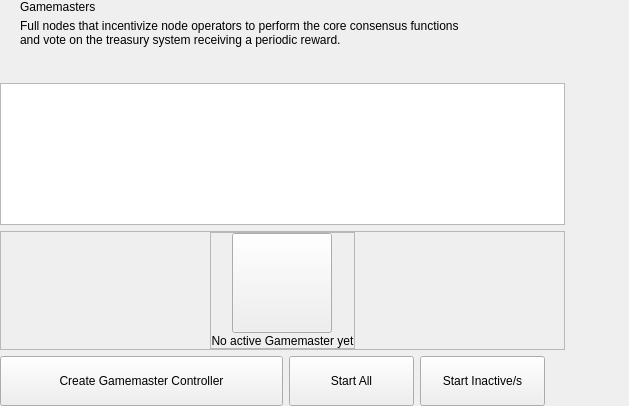
<?xml version="1.0" encoding="UTF-8"?>
<ui version="4.0">
 <class>GameMastersWidget</class>
 <widget class="QWidget" name="GameMastersWidget">
  <property name="geometry">
   <rect>
    <x>0</x>
    <y>0</y>
    <width>629</width>
    <height>406</height>
   </rect>
  </property>
  <property name="windowTitle">
   <string notr="true">N/A</string>
  </property>
  <layout class="QHBoxLayout" name="horizontalLayout_2" stretch="2,1">
   <property name="spacing">
    <number>0</number>
   </property>
   <property name="leftMargin">
    <number>0</number>
   </property>
   <property name="topMargin">
    <number>0</number>
   </property>
   <property name="rightMargin">
    <number>0</number>
   </property>
   <property name="bottomMargin">
    <number>0</number>
   </property>
   <item>
    <widget class="QWidget" name="left" native="true">
     <layout class="QVBoxLayout" name="verticalLayout_3">
      <property name="leftMargin">
       <number>0</number>
      </property>
      <property name="topMargin">
       <number>0</number>
      </property>
      <property name="rightMargin">
       <number>0</number>
      </property>
      <property name="bottomMargin">
       <number>0</number>
      </property>
      <item>
       <layout class="QVBoxLayout" name="verticalLayout_2">
        <property name="spacing">
         <number>6</number>
        </property>
        <item>
         <layout class="QHBoxLayout" name="horizontalLayout_3">
          <property name="spacing">
           <number>0</number>
          </property>
          <property name="leftMargin">
           <number>20</number>
          </property>
          <item>
           <layout class="QVBoxLayout" name="verticalLayout_8">
            <property name="spacing">
             <number>5</number>
            </property>
            <item>
             <widget class="QLabel" name="labelTitle">
              <property name="text">
               <string>Gamemasters</string>
              </property>
             </widget>
            </item>
            <item alignment="Qt::AlignTop">
             <widget class="QLabel" name="labelSubtitle1">
              <property name="text">
               <string>Full nodes that incentivize node operators to perform the core consensus functions
and vote on the treasury system receiving a periodic reward.</string>
              </property>
             </widget>
            </item>
           </layout>
          </item>
          <item>
           <spacer name="horizontalSpacer">
            <property name="orientation">
             <enum>Qt::Horizontal</enum>
            </property>
            <property name="sizeHint" stdset="0">
             <size>
              <width>40</width>
              <height>20</height>
             </size>
            </property>
           </spacer>
          </item>
         </layout>
        </item>
        <item>
         <spacer name="verticalSpacer_2">
          <property name="orientation">
           <enum>Qt::Vertical</enum>
          </property>
          <property name="sizeType">
           <enum>QSizePolicy::Fixed</enum>
          </property>
          <property name="sizeHint" stdset="0">
           <size>
            <width>20</width>
            <height>30</height>
           </size>
          </property>
         </spacer>
        </item>
        <item>
         <layout class="QVBoxLayout" name="verticalLayout_6"/>
        </item>
        <item>
         <widget class="QListView" name="listGm">
          <property name="mouseTracking">
           <bool>true</bool>
          </property>
         </widget>
        </item>
        <item>
         <widget class="QFrame" name="emptyContainer">
          <property name="minimumSize">
           <size>
            <width>0</width>
            <height>100</height>
           </size>
          </property>
          <property name="frameShape">
           <enum>QFrame::StyledPanel</enum>
          </property>
          <property name="frameShadow">
           <enum>QFrame::Raised</enum>
          </property>
          <layout class="QVBoxLayout" name="verticalLayout_7" stretch="1,8">
           <property name="spacing">
            <number>0</number>
           </property>
           <property name="leftMargin">
            <number>0</number>
           </property>
           <property name="topMargin">
            <number>0</number>
           </property>
           <property name="rightMargin">
            <number>0</number>
           </property>
           <property name="bottomMargin">
            <number>0</number>
           </property>
           <item>
            <spacer name="verticalSpacer">
             <property name="orientation">
              <enum>Qt::Vertical</enum>
             </property>
             <property name="sizeHint" stdset="0">
              <size>
               <width>20</width>
               <height>20</height>
              </size>
             </property>
            </spacer>
           </item>
           <item alignment="Qt::AlignHCenter|Qt::AlignVCenter">
            <widget class="QFrame" name="emptyScreen">
             <property name="sizePolicy">
              <sizepolicy hsizetype="Expanding" vsizetype="Expanding">
               <horstretch>0</horstretch>
               <verstretch>0</verstretch>
              </sizepolicy>
             </property>
             <property name="frameShape">
              <enum>QFrame::StyledPanel</enum>
             </property>
             <property name="frameShadow">
              <enum>QFrame::Raised</enum>
             </property>
             <layout class="QVBoxLayout" name="verticalLayout">
              <property name="spacing">
               <number>30</number>
              </property>
              <property name="leftMargin">
               <number>0</number>
              </property>
              <property name="topMargin">
               <number>0</number>
              </property>
              <property name="rightMargin">
               <number>0</number>
              </property>
              <property name="bottomMargin">
               <number>0</number>
              </property>
              <item alignment="Qt::AlignHCenter|Qt::AlignVCenter">
               <widget class="QPushButton" name="pushImgEmpty">
                <property name="minimumSize">
                 <size>
                  <width>100</width>
                  <height>100</height>
                 </size>
                </property>
                <property name="maximumSize">
                 <size>
                  <width>100</width>
                  <height>100</height>
                 </size>
                </property>
                <property name="focusPolicy">
                 <enum>Qt::NoFocus</enum>
                </property>
                <property name="text">
                 <string/>
                </property>
                <property name="iconSize">
                 <size>
                  <width>100</width>
                  <height>100</height>
                 </size>
                </property>
               </widget>
              </item>
              <item alignment="Qt::AlignHCenter|Qt::AlignVCenter">
               <widget class="QLabel" name="labelEmpty">
                <property name="styleSheet">
                 <string notr="true"/>
                </property>
                <property name="text">
                 <string>No active Gamemaster yet</string>
                </property>
                <property name="alignment">
                 <set>Qt::AlignCenter</set>
                </property>
               </widget>
              </item>
             </layout>
            </widget>
           </item>
          </layout>
         </widget>
        </item>
        <item>
         <layout class="QHBoxLayout" name="horizontalLayout_7">
          <property name="rightMargin">
           <number>20</number>
          </property>
          <item>
           <spacer name="horizontalSpacer_5">
            <property name="orientation">
             <enum>Qt::Horizontal</enum>
            </property>
            <property name="sizeType">
             <enum>QSizePolicy::Expanding</enum>
            </property>
            <property name="sizeHint" stdset="0">
             <size>
              <width>40</width>
              <height>20</height>
             </size>
            </property>
           </spacer>
          </item>
          <item>
           <widget class="QPushButton" name="pushButtonSave">
            <property name="minimumSize">
             <size>
              <width>283</width>
              <height>50</height>
             </size>
            </property>
            <property name="maximumSize">
             <size>
              <width>283</width>
              <height>50</height>
             </size>
            </property>
            <property name="focusPolicy">
             <enum>Qt::NoFocus</enum>
            </property>
            <property name="text">
             <string>Create Gamemaster Controller</string>
            </property>
           </widget>
          </item>
          <item>
           <widget class="QPushButton" name="pushButtonStartAll">
            <property name="minimumSize">
             <size>
              <width>125</width>
              <height>50</height>
             </size>
            </property>
            <property name="text">
             <string>Start All</string>
            </property>
           </widget>
          </item>
          <item>
           <widget class="QPushButton" name="pushButtonStartMissing">
            <property name="minimumSize">
             <size>
              <width>125</width>
              <height>50</height>
             </size>
            </property>
            <property name="text">
             <string>Start Inactive/s</string>
            </property>
           </widget>
          </item>
         </layout>
        </item>
       </layout>
      </item>
     </layout>
    </widget>
   </item>
   <item>
    <widget class="QWidget" name="right" native="true">
     <layout class="QVBoxLayout" name="verticalLayout_5">
      <property name="leftMargin">
       <number>0</number>
      </property>
      <property name="topMargin">
       <number>0</number>
      </property>
      <property name="rightMargin">
       <number>0</number>
      </property>
      <property name="bottomMargin">
       <number>0</number>
      </property>
      <item>
       <layout class="QVBoxLayout" name="verticalLayout_4">
        <property name="spacing">
         <number>6</number>
        </property>
        <item>
         <widget class="OptionButton" name="btnCoinControl" native="true">
          <property name="minimumSize">
           <size>
            <width>0</width>
            <height>50</height>
           </size>
          </property>
         </widget>
        </item>
        <item>
         <widget class="OptionButton" name="btnAbout" native="true">
          <property name="minimumSize">
           <size>
            <width>0</width>
            <height>50</height>
           </size>
          </property>
         </widget>
        </item>
        <item>
         <widget class="OptionButton" name="btnAboutController" native="true">
          <property name="minimumSize">
           <size>
            <width>0</width>
            <height>50</height>
           </size>
          </property>
         </widget>
        </item>
        <item>
         <spacer name="verticalSpacer_5">
          <property name="orientation">
           <enum>Qt::Vertical</enum>
          </property>
          <property name="sizeHint" stdset="0">
           <size>
            <width>20</width>
            <height>40</height>
           </size>
          </property>
         </spacer>
        </item>
       </layout>
      </item>
     </layout>
    </widget>
   </item>
  </layout>
 </widget>
 <customwidgets>
  <customwidget>
   <class>OptionButton</class>
   <extends>QWidget</extends>
   <header>qt/Hemis/optionbutton.h</header>
   <container>1</container>
  </customwidget>
 </customwidgets>
 <resources/>
 <connections/>
</ui>
